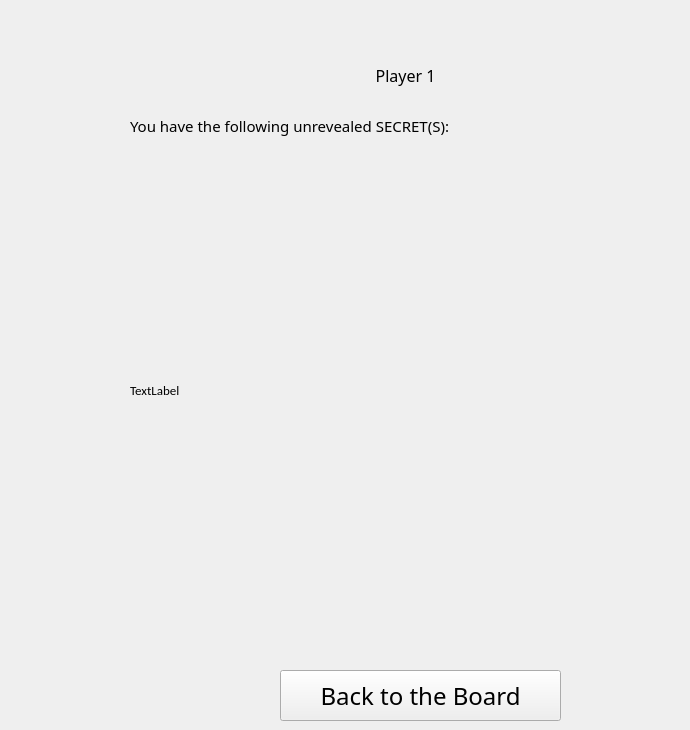
    <widget class="QWidget" name="page_15_secret">
     <widget class="QLabel" name="label_83">
      <property name="geometry">
       <rect>
        <x>310</x>
        <y>60</y>
        <width>191</width>
        <height>31</height>
       </rect>
      </property>
      <property name="font">
       <font>
        <family>OCR A Extended</family>
        <pointsize>12</pointsize>
       </font>
      </property>
      <property name="text">
       <string>Player 1</string>
      </property>
      <property name="alignment">
       <set>Qt::AlignCenter</set>
      </property>
     </widget>
     <widget class="QLabel" name="label_81">
      <property name="geometry">
       <rect>
        <x>130</x>
        <y>110</y>
        <width>361</width>
        <height>31</height>
       </rect>
      </property>
      <property name="font">
       <font>
        <family>Bell MT</family>
        <pointsize>11</pointsize>
       </font>
      </property>
      <property name="text">
       <string>You have the following unrevealed SECRET(S):</string>
      </property>
     </widget>
     <widget class="QPushButton" name="pushButton_26">
      <property name="geometry">
       <rect>
        <x>280</x>
        <y>670</y>
        <width>281</width>
        <height>51</height>
       </rect>
      </property>
      <property name="font">
       <font>
        <family>OCR A Extended</family>
        <pointsize>18</pointsize>
       </font>
      </property>
      <property name="styleSheet">
       <string notr="true">color: rgb(0, 0, 0);</string>
      </property>
      <property name="text">
       <string>Back to the Board</string>
      </property>
      <property name="checkable">
       <bool>false</bool>
      </property>
     </widget>
     <widget class="QLabel" name="label_82">
      <property name="geometry">
       <rect>
        <x>130</x>
        <y>150</y>
        <width>551</width>
        <height>481</height>
       </rect>
      </property>
      <property name="font">
       <font>
        <family>Calibri</family>
        <pointsize>10</pointsize>
       </font>
      </property>
      <property name="text">
       <string>TextLabel</string>
      </property>
      <property name="wordWrap">
       <bool>true</bool>
      </property>
     </widget>
    </widget>
